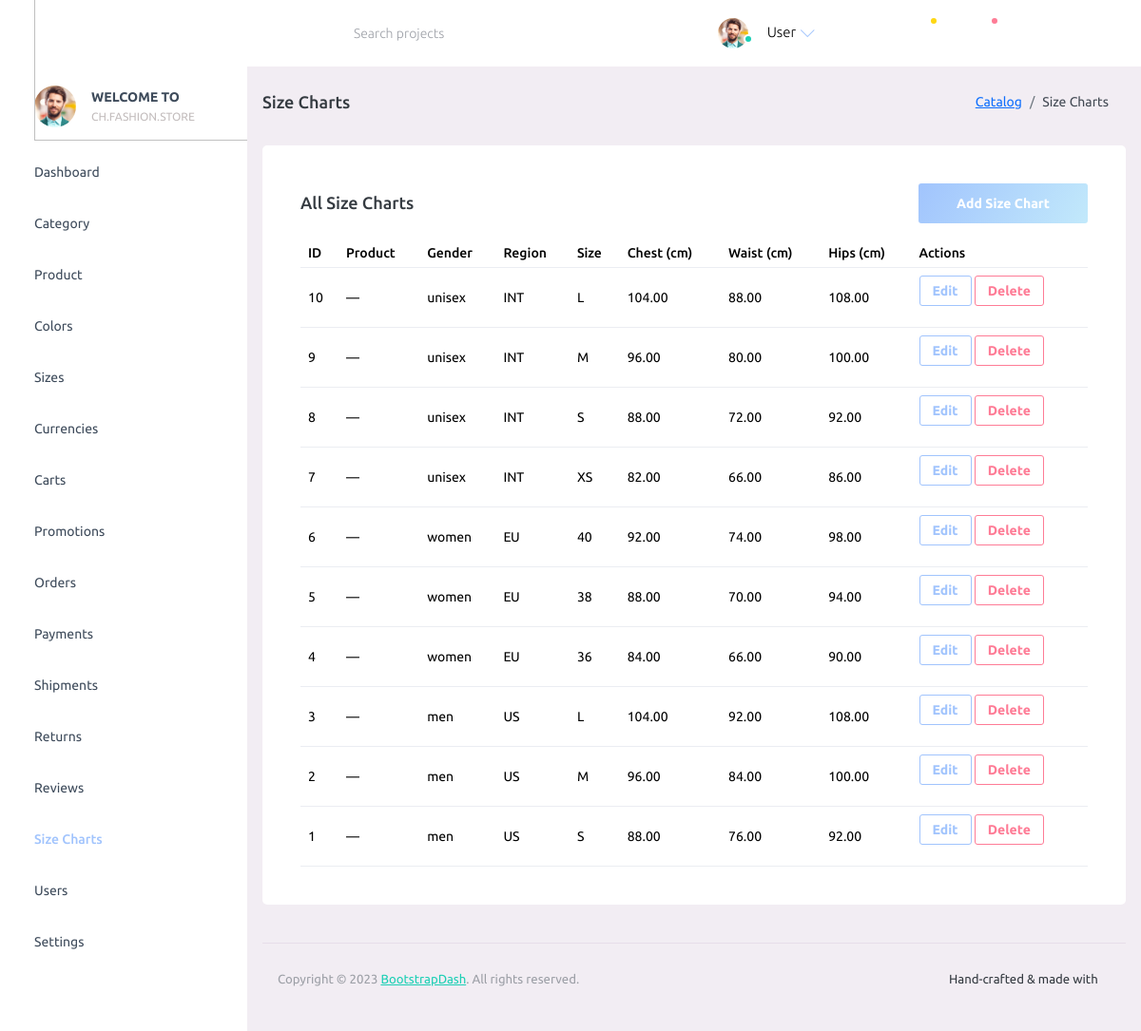
Page /admin/?p=size_charts on the committed database.
### tables this page shows
CREATE TABLE IF NOT EXISTS `size_charts` (
  `id` bigint(20) UNSIGNED NOT NULL AUTO_INCREMENT,
  `product_id` bigint(20) UNSIGNED DEFAULT NULL,
  `gender` enum('men','women','unisex','kids') DEFAULT NULL,
  `region` varchar(20) DEFAULT NULL,
  `size_label` varchar(40) NOT NULL,
  `chest_cm` decimal(6,2) DEFAULT NULL,
  `waist_cm` decimal(6,2) DEFAULT NULL,
  `hips_cm` decimal(6,2) DEFAULT NULL,
  PRIMARY KEY (`id`),
  KEY `idx_size_charts_product` (`product_id`)
);

### admin/config/database.php (called while the page is built)
<?php
function db(): PDO
{
      static $pdo = null;
      if ($pdo instanceof PDO) {
            return $pdo;
      }
      $dsn = getenv('FS_DB_DSN') ?: 'mysql:host=127.0.0.1;port=3306;dbname=fashionstore;charset=utf8mb4';
      $user = getenv('FS_DB_USER') ?: 'root';
      $pass = getenv('FS_DB_PASS') ?: '';
      $options = [
            PDO::ATTR_ERRMODE => PDO::ERRMODE_EXCEPTION,
            PDO::ATTR_DEFAULT_FETCH_MODE => PDO::FETCH_ASSOC,
            PDO::ATTR_EMULATE_PREPARES => false,
      ];
      $pdo = new PDO($dsn, $user, $pass, $options);
      try {
            $pdo->exec("SET SESSION sql_mode='STRICT_TRANS_TABLES,ERROR_FOR_DIVISION_BY_ZERO,NO_ENGINE_SUBSTITUTION'");
      } catch (Throwable $e) {
      }
      return $pdo;
}

### admin/config/function.php (called while the page is built, shortened)
<?php
require_once __DIR__ . '/database.php';
function db_all(string $sql, array $params = []): array
{
      $stmt = db()->prepare($sql);
      $stmt->execute($params);
      return $stmt->fetchAll();
}

### admin/pages/size_charts.php (the view, shortened to what this page needs)
<?php
require_once __DIR__ . '/../config/function.php';
$page = max(1, (int)($_GET['page'] ?? 1));
$perPage = 10;
$offset = ($page - 1) * $perPage;
$rows = db_all('SELECT sc.id, sc.product_id, sc.gender, sc.region, sc.size_label, sc.chest_cm, sc.waist_cm, sc.hips_cm, p.title AS product_title FROM size_charts sc LEFT JOIN products p ON p.id=sc.product_id ORDER BY sc.id DESC LIMIT ? OFFSET ?', [$perPage, $offset]);
?>
<div class="page-header">
      <h3 class="page-title"> Size Charts </h3>
      <nav aria-label="breadcrumb">
            <ol class="breadcrumb">
                  <li class="breadcrumb-item"><a href="#">Catalog</a></li>
                  <li class="breadcrumb-item active" aria-current="page">Size Charts</li>
            </ol>
      </nav>
</div>
<div class="row">
      <div class="col-lg-12 grid-margin stretch-card">
            <div class="card">
                  <div class="card-body">
                        <div class="d-flex justify-content-between align-items-center mb-3">
                              <h4 class="card-title mb-0">All Size Charts</h4>
                              <button type="button" class="btn btn-gradient-primary" data-bs-toggle="modal" data-bs-target="#addSizeChartModal">Add Size Chart</button>
                        </div>
                        <div class="table-responsive">
                              <table class="table" id="size-charts-table">
                                    <thead>
                                          <tr>
                                                <th>ID</th>
                                                <th>Product</th>
                                                <th>Gender</th>
                                                <th>Region</th>
                                                <th>Size</th>
                                                <th>Chest (cm)</th>
                                                <th>Waist (cm)</th>
                                                <th>Hips (cm)</th>
                                                <th>Actions</th>
                                          </tr>
                                    </thead>
                                    <tbody>
                                          <?php foreach ($rows as $r): ?>
                                                <tr>
                                                      <td><?php echo (int)$r['id']; ?></td>
                                                      <td><?php echo htmlspecialchars($r['product_title'] ?? '—', ENT_QUOTES); ?></td>
                                                      <td><?php echo htmlspecialchars($r['gender'] ?? '—', ENT_QUOTES); ?></td>
                                                      <td><?php echo htmlspecialchars($r['region'] ?? '—', ENT_QUOTES); ?></td>
                                                      <td><?php echo htmlspecialchars($r['size_label'] ?? '', ENT_QUOTES); ?></td>
                                                      <td><?php echo $r['chest_cm'] !== null ? number_format((float)$r['chest_cm'], 2) : '—'; ?></td>
                                                      <td><?php echo $r['waist_cm'] !== null ? number_format((float)$r['waist_cm'], 2) : '—'; ?></td>
                                                      <td><?php echo $r['hips_cm'] !== null ? number_format((float)$r['hips_cm'], 2) : '—'; ?></td>
                                                      <td>
                                                            <button type="button" class="btn btn-sm btn-outline-primary" data-bs-toggle="modal" data-bs-target="#editSizeChartModal-<?php echo (int)$r['id']; ?>">Edit</button>
                                                            <form method="post" style="display:inline-block" onsubmit="return confirm('Delete this size chart?');">
                                                                  <button type="submit" class="btn btn-sm btn-outline-danger">Delete</button>
                                                            </form>
                                                      </td>
                                                </tr>
                                          <?php endforeach; ?>
                                    </tbody>
                              </table>
                        </div>
                  </div>
            </div>
      </div>
</div>

### rows in the picture
size_charts: id "10", product_title "—", gender "unisex", region "INT", size_label "L", chest_cm "104.00", waist_cm "88.00", hips_cm "108.00"
size_charts: id "9", product_title "—", gender "unisex", region "INT", size_label "M", chest_cm "96.00", waist_cm "80.00", hips_cm "100.00"
size_charts: id "8", product_title "—", gender "unisex", region "INT", size_label "S", chest_cm "88.00", waist_cm "72.00", hips_cm "92.00"
size_charts: id "7", product_title "—", gender "unisex", region "INT", size_label "XS", chest_cm "82.00", waist_cm "66.00", hips_cm "86.00"
size_charts: id "6", product_title "—", gender "women", region "EU", size_label "40", chest_cm "92.00", waist_cm "74.00", hips_cm "98.00"
size_charts: id "5", product_title "—", gender "women", region "EU", size_label "38", chest_cm "88.00", waist_cm "70.00", hips_cm "94.00"
size_charts: id "4", product_title "—", gender "women", region "EU", size_label "36", chest_cm "84.00", waist_cm "66.00", hips_cm "90.00"
size_charts: id "3", product_title "—", gender "men", region "US", size_label "L", chest_cm "104.00", waist_cm "92.00", hips_cm "108.00"
size_charts: id "2", product_title "—", gender "men", region "US", size_label "M", chest_cm "96.00", waist_cm "84.00", hips_cm "100.00"
size_charts: id "1", product_title "—", gender "men", region "US", size_label "S", chest_cm "88.00", waist_cm "76.00", hips_cm "92.00"

### other values in the picture
$displayName "User"
